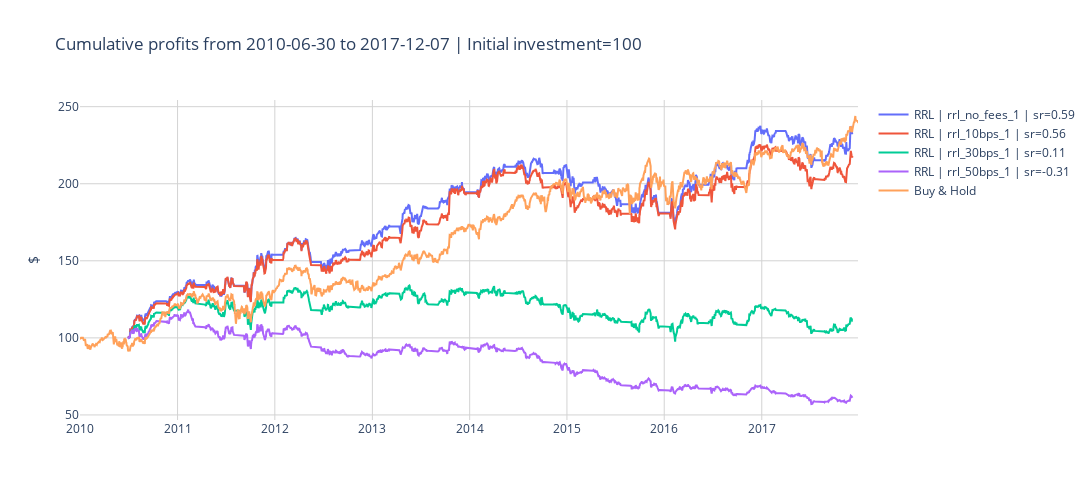

The notebook cell saved with this chart:
### Code cell
layout = generate_layout(
    fig_height=500, 
    fig_width=1100, 
    fig_title="", 
    x_axis_args={"gridcolor": "lightgrey"}, 
    y_axis_args={"gridcolor": "lightgrey", "title": {"text": "$"}}
)
fig = plot_cumulative_profits(
    dfs_backtest, 
    buy_and_hold_returns, 
    initial_invest, 
    layout)

fig.show()

### Figure 1 — Plotly figure (JSON) as saved in the notebook; plotly's stock layout.template omitted (floating-point values rounded to 4 significant figures; data arrays with more than 128 entries replaced by an {"elided": "..."} marker saying what was removed)
{"data": [{"mode": "lines", "name": "RRL | rrl_no_fees_1 | sr=0.59", "type": "scatter", "x": {"elided": "1425 str values"}, "y": {"elided": "1425 float values"}}, {"mode": "lines", "name": "RRL | rrl_10bps_1 | sr=0.56", "type": "scatter", "x": {"elided": "1425 str values"}, "y": {"elided": "1425 float values"}}, {"mode": "lines", "name": "RRL | rrl_30bps_1 | sr=0.11", "type": "scatter", "x": {"elided": "1425 str values"}, "y": {"elided": "1425 float values"}}, {"mode": "lines", "name": "RRL | rrl_50bps_1 | sr=-0.31", "type": "scatter", "x": {"elided": "1425 str values"}, "y": {"elided": "1425 float values"}}, {"mode": "lines", "name": "Buy & Hold", "type": "scatter", "x": {"elided": "2013 str values"}, "y": {"elided": "2013 float values"}}], "layout": {"height": 500, "plot_bgcolor": "white", "title": {"text": "Cumulative profits from 2010-06-30 to 2017-12-07 | Initial investment=100"}, "width": 1100, "xaxis": {"gridcolor": "lightgrey"}, "yaxis": {"gridcolor": "lightgrey", "title": {"text": "$"}}}}
